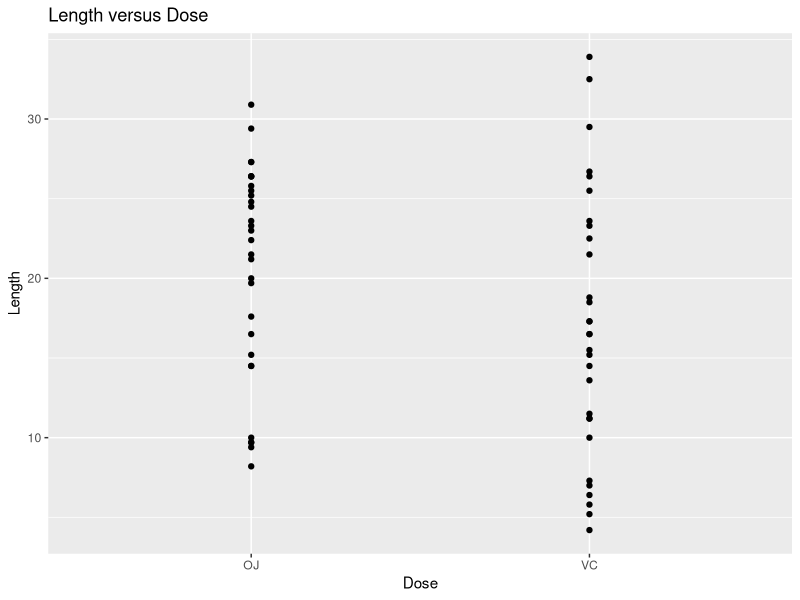
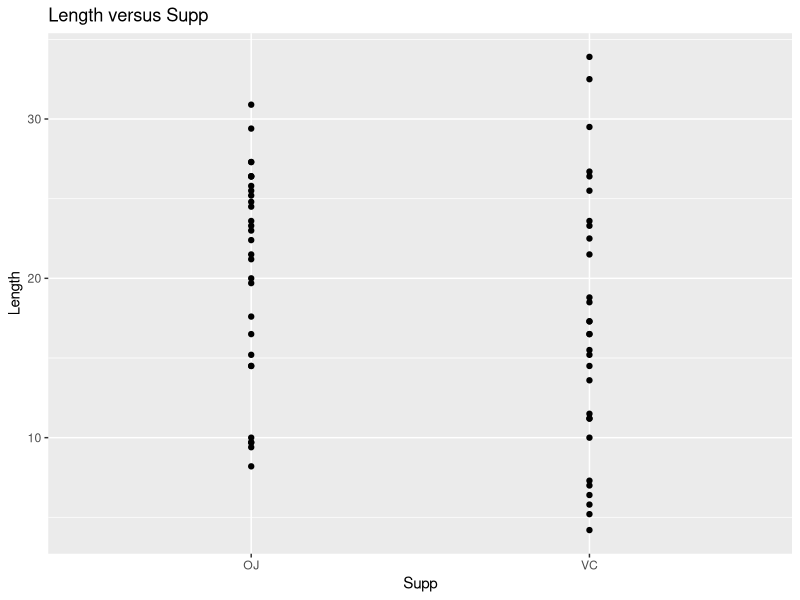
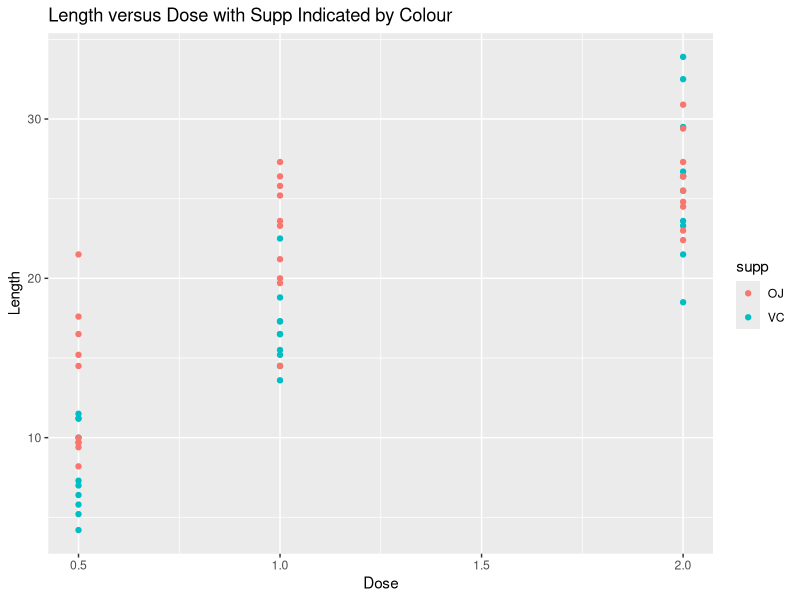

The R source for these figures, in order:
## ---- chunk 1
library(ggplot2)
data("ToothGrowth")
summary(ToothGrowth)
str(ToothGrowth)
## ---- chunk 2
ggplot (aes(x=supp, y = len), data = ToothGrowth) + 
      ggtitle ("Length versus Dose") +labs(x="Dose", y="Length") +geom_point()

ggplot (aes(x=supp, y = len), data = ToothGrowth) + 
      ggtitle ("Length versus Supp") +labs(x="Supp", y="Length") + geom_point()


## ---- chunk 3
ggplot (aes(x=dose, y = len), data = ToothGrowth) + 
    geom_point(aes(color = supp)) + ggtitle ("Length versus Dose with Supp Indicated by Colour") +labs(x="Dose", y="Length")
## ---- chunk 4
g1<-ToothGrowth[ToothGrowth$supp=="VC","len"]
g2<-ToothGrowth[ToothGrowth$supp=="OJ","len"]
## ---- chunk 5
#sp = sqrt(((n1-1)*s1^2+(n2-1)*s2^2)/(n1+n2-2))
#semd = sp*sqrt(1/n1 + 1/n2)
#s1<-sd(g1)
#s2<-sd(g2)
#n1<-length(g1)
#n2<-length(g2)
#sp <- sqrt(((n1-1)*s1^2+(n2-1)*s2^2)/(n1+n2-2))
#semd <- sp*sqrt(1/n1 + 1/n2)
#md<-mean(g1) - mean(g2)
#md + c(-1,1)*qt(.975,n1+n2-2)*semd
## ---- chunk 6
t.test(g1,g2,paired=FALSE,var.equal=TRUE)$conf
## ---- chunk 7
g1<-ToothGrowth[ToothGrowth$dose==0.5,"len"]
g2<-ToothGrowth[ToothGrowth$dose==1.0,"len"]
g3<-ToothGrowth[ToothGrowth$dose==2.0,"len"]
## ---- chunk 8
t.test(g2,g1,paired=FALSE,var.equal=TRUE)$conf
## ---- chunk 9
t.test(g3,g2,paired=FALSE,var.equal=TRUE)$conf
